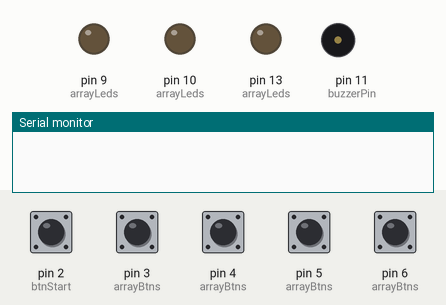
Recording of a sketch running on a simulated Arduino Uno, built with avr-gcc and run on an emulated ATmega328P. Parts: output pins drawn as LEDs (lit = HIGH), buzzer (waves = sounding), the last lines printed to the serial monitor. Dashed ring = blinking. The inputs (shaded band) are chosen by the test bench; at power-on: pin 2 (btnStart), pin 3 (arrayBtns), pin 4 (arrayBtns), pin 5 (arrayBtns), pin 6 (arrayBtns) HIGH. Random numbers use the default seed unless the sketch sets one; pins used as bus, display or sensor lines are not drawn.

Above: at 1.2 s.
1.3 s: pin 2 (btnStart) pulled LOW for 0.15 s
At 1.65 s:
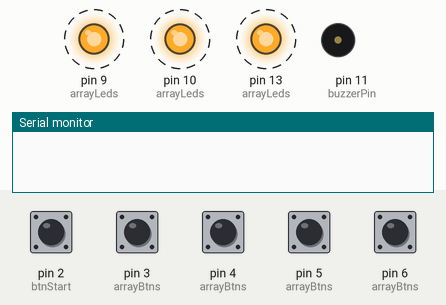
4.4 s: pin 3 (arrayBtns) pulled LOW for 1 s
At 8.0 s:
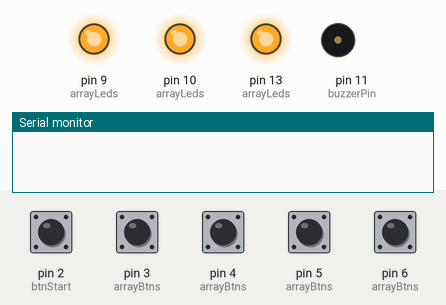
8.3 s: pin 2 (btnStart) driven LOW and pin 3 (arrayBtns) driven LOW
17.3 s: pin 2 (btnStart) driven HIGH
At 21.1 s:
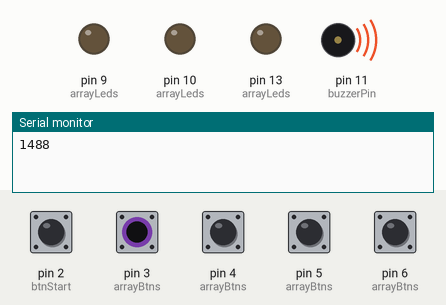
Timing chart, 0 to 21.3 s (numbered marks = the images above; inputs shaded):
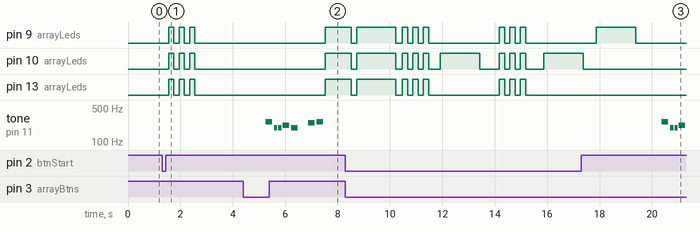

The sketch:

genius.ino
```cpp
const int green = 11;
const int red = 13;
const int yellow = 9;
const int blue = 10;

const int btnGreen = 4;
const int btnRed = 6;
const int btnYellow = 5;
const int btnBlue = 3;
const int btnStart = 2;

const int buzzerPin = 11;

int arrayLeds[4] = {green, red, yellow, blue};
int arrayBtns[5] = {btnGreen, btnRed, btnYellow, btnBlue, btnStart};

int sequence[100];
int correctAnswersSequence = 0;
int index = 0;

bool runGame = false;
int volatileDelay;
int subtrator = 12;


void setup() {
 for (int i = 0; i < 4; i++) {
   pinMode(arrayLeds[i], OUTPUT);
 }
 for (int i = 0; i < 5; i++) {
   pinMode(arrayBtns[i], INPUT_PULLUP);
 }
 randomSeed(analogRead(0));

   Serial.begin(9600);

}


void startNewLevel() {
 for (int i = 0; i < 3; i++) {
    for (int j = 0; j < sizeof(arrayLeds) / sizeof(arrayLeds[0]); j++) {
      digitalWrite(arrayLeds[j], HIGH);
    }
    delay(200);
    for (int j = 0; j < sizeof(arrayLeds) / sizeof(arrayLeds[0]); j++) {
      digitalWrite(arrayLeds[j], LOW);
    }
    delay(200);
  }


}

void levelFailed() {
 createSound();
  for (int j = 0; j < sizeof(arrayLeds) / sizeof(arrayLeds[0]); j++) {
    digitalWrite(arrayLeds[j], HIGH);
  }
  delay(1000);
  for (int j = 0; j < sizeof(arrayLeds) / sizeof(arrayLeds[0]); j++) {
    digitalWrite(arrayLeds[j], LOW);
  }
  delay(200);

  for (int j = 0; j < sizeof(arrayLeds) / sizeof(arrayLeds[0]); j++) {
    digitalWrite(arrayLeds[j], HIGH);
  }
  delay(1500);
  for (int j = 0; j < sizeof(arrayLeds) / sizeof(arrayLeds[0]); j++) {
    digitalWrite(arrayLeds[j], LOW);
  }
}


void winGame(){
 createSound();
  for(int x = 0; x < 2; x++){
    for (int i = 0; i < 2; i++) {
      for (int j = 0; j < sizeof(arrayLeds) / sizeof(arrayLeds[0]); j++) {
        digitalWrite(arrayLeds[j], HIGH);
      }
      delay(200);
      for (int j = 0; j < sizeof(arrayLeds) / sizeof(arrayLeds[0]); j++) {
        digitalWrite(arrayLeds[j], LOW);
      }
      delay(200);
    }
    for (int i = 0; i < 2; i++) {
      for (int j = 0; j < sizeof(arrayLeds) / sizeof(arrayLeds[0]); j++) {
        digitalWrite(arrayLeds[j], HIGH);
      }
      delay(1000);
      for (int j = 0; j < sizeof(arrayLeds) / sizeof(arrayLeds[0]); j++) {
        digitalWrite(arrayLeds[j], LOW);
      }
      delay(200);
    }
  }
}


void sequenceNewLength() {
  if(correctAnswersSequence < 100){
    sequence[correctAnswersSequence++] = random(4);
  }
  else{
    winGame();
  }
}


void runSequence() {
  for (int i = 0; i < correctAnswersSequence; i++) {
    blinkLed(sequence[i]);
    int t = 500;
    if(volatileDelay > t){
      delay(t);
    }
    else {
      delay(volatileDelay);
    }
  }
}


void blinkLed(int led) {
  digitalWrite(arrayLeds[led], HIGH);
  delay(volatileDelay);
  digitalWrite(arrayLeds[led], LOW);
}


void game(){
  for (int i = 0; i < sizeof(arrayLeds) / sizeof(arrayLeds[0]); i++) {
    if (digitalRead(arrayBtns[i]) == LOW) {
      delay(250);

      if (i == sequence[index]) {
        index++;

        if (index == correctAnswersSequence) {
          startNewLevel();
          delay(500);
          sequenceNewLength();
          runSequence();
          index = 0;
          volatileDelay -= subtrator;
          Serial.println(volatileDelay);
        }
      }
      else {
        levelFailed();
        runGame = false;
      }
      break;
    }
  }
}

void createSound() {
  int melody[] = {262, 196 ,196, 220, 196 ,0, 247, 262};

  int noteDurations[] = {4, 8, 8, 4 ,4 ,4 ,4 ,4 };

 for (int thisNote = 0; thisNote < 8; thisNote++) {
    int noteDuration = 1000/noteDurations[thisNote];
    tone(buzzerPin, melody[thisNote],noteDuration);
    int pauseBetweenNotes = noteDuration * 1.30;
    delay(pauseBetweenNotes);
    noTone(buzzerPin);
    }
}


void loop() {
  if (digitalRead(btnStart) == LOW) {
    delay(250);
    startNewLevel();
    delay(250);


    if (!runGame) {
      volatileDelay = 1500;
      runGame = true;
      correctAnswersSequence = 0;
      sequenceNewLength();
      runSequence();
      index = 0;
    }
  }

 if (runGame) {
    game();
  }
}
```

Measured:
- after the input at 1.3 s, pin 9 (arrayLeds), pin 10 (arrayLeds), pin 13 (arrayLeds): alternates HIGH for 0.20 s and LOW for 0.20 s, 6 changes in all, then stays LOW, starting after 0.25 s
- after the input at 4.4 s, pin 9 (arrayLeds), pin 10 (arrayLeds), pin 13 (arrayLeds): LOW → HIGH after 3.1 s; tone on pin 11 (buzzerPin): plays 262 Hz for 0.25 s, 196 Hz for 0.13 s, 196 Hz for 0.13 s, 220 Hz for 0.25 s, 196 Hz for 0.25 s, 247 Hz for 0.25 s … (7 notes in this stretch), starting after 0.85 s
- after the input at 17.3 s, tone on pin 11 (buzzerPin): plays 262 Hz for 0.25 s, 196 Hz for 0.13 s, 196 Hz for 0.13 s, 220 Hz for 0.25 s, starting after 3.1 s
